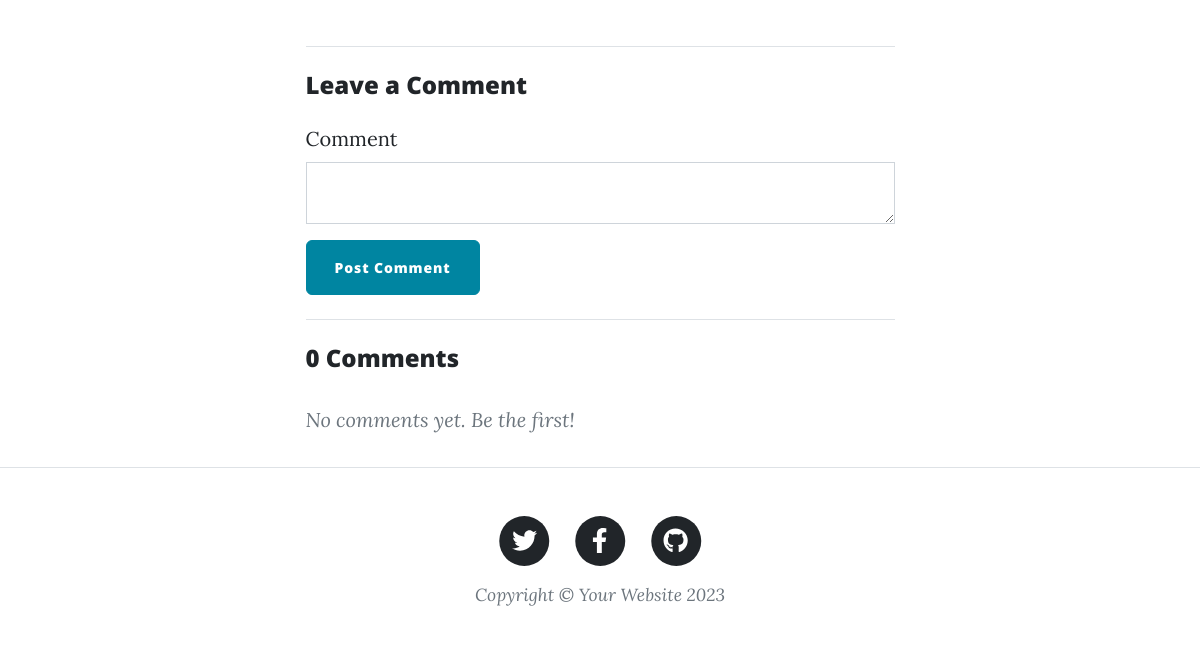
Before: /post/4 (lower part) with the older database file.
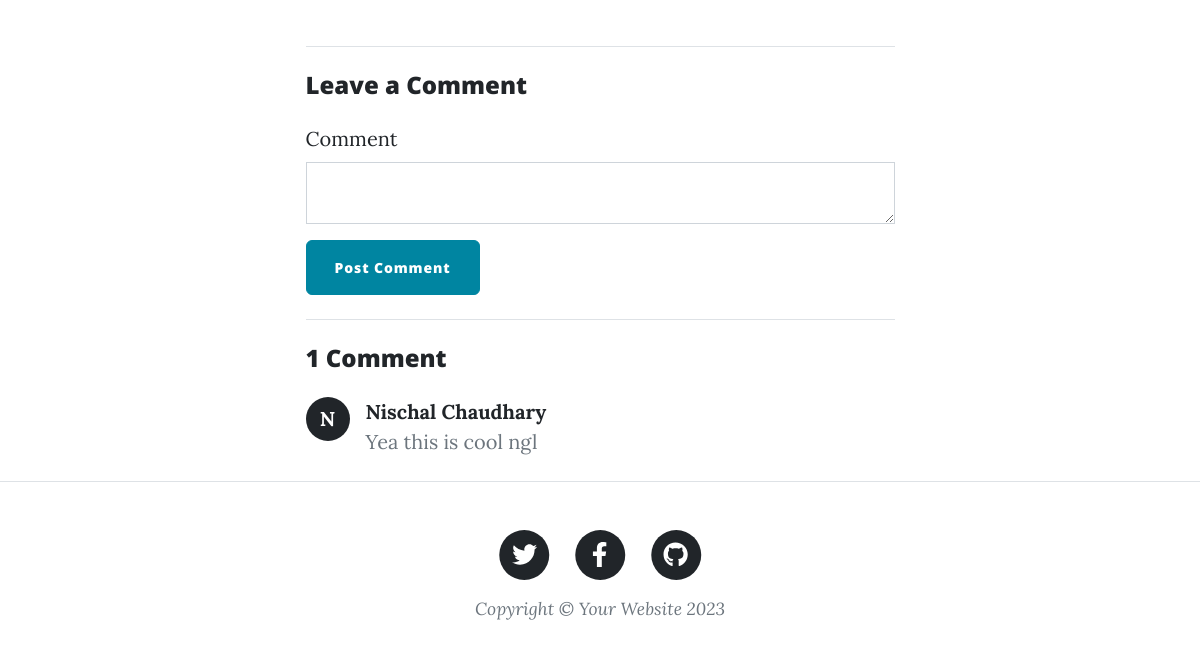
After: the same page with the newer database file.
### models.py (models this page shows)
class Comment(db.Model):
    id: Mapped[int] = mapped_column(Integer, primary_key=True)
    text: Mapped[str] = mapped_column(Text, nullable=False)
    user_id: Mapped[int] = mapped_column(ForeignKey("user.id"))
    post_id: Mapped[int] = mapped_column(ForeignKey("blog_post.id"))
    author: Mapped["User"] = relationship(back_populates="comments")
    post: Mapped["BlogPost"] = relationship(back_populates="comments")

class User(db.Model, UserMixin):
    id: Mapped[int] = mapped_column(Integer, primary_key=True)
    email: Mapped[str] = mapped_column(String(100), unique=True)
    password: Mapped[str] = mapped_column(String(100))
    name: Mapped[str] = mapped_column(String(1000))
    is_admin: Mapped[bool] = mapped_column(Boolean, default=False)
    comments: Mapped[List["Comment"]] = relationship(back_populates="author")

### views/blog_views.py (the view)
@blog_bp.route("/post/<int:post_id>")
def show_post(post_id):
    form = CommentForm()
    requested_post = db.session.execute(
        db.select(BlogPost).where(BlogPost.id == post_id)
    ).scalar()
    return render_template("post.html", post=requested_post, comment_form=form)

### forms.py
class CommentForm(FlaskForm):
    text = TextAreaField(
        "Comment",
        validators=[
            DataRequired(message="Comment cannot be empty."),
            Length(min=1, max=500, message="Comment must be 1-500 characters long."),
        ],
    )
    submit = SubmitField("Post Comment")

### templates/post.html (shortened to what this page needs)
{% extends "base.html" %}
{% from 'bootstrap5/form.html' import render_form %}
{% block content %}
  <article>
    <div class="container px-4 px-lg-5">
      <div class="row gx-4 gx-lg-5 justify-content-center">
        <div class="col-md-10 col-lg-8 col-xl-7">
        </div>
      </div>
    </div>
  </article>
  <div class="container px-4 px-lg-5">
    <div class="row gx-4 gx-lg-5 justify-content-center">
      <div class="col-md-10 col-lg-8 col-xl-7">
        <hr class="my-4">
        <h4 class="mb-4">Leave a Comment</h4>
        {{ render_form(comment_form, action=url_for('blog.comment', post_id=post.id) , method="POST", novalidate=True) }}
        <hr class="my-4">
        <h4 class="mb-4">{{ post.comments|length }} Comment{{ 's' if post.comments|length != 1 }}</h4>
        {% if post.comments %}
          {% for comment in post.comments %}
            <div class="d-flex gap-3 mb-4">
              <div class="rounded-circle bg-dark text-white d-flex align-items-center justify-content-center flex-shrink-0"
                   style="width:44px;
                          height:44px;
                          font-weight:bold">{{ comment.author.name[0].upper() }}</div>
              <div class="flex-grow-1">
                <div class="fw-bold">{{ comment.author.name }}</div>
                <div class="text-muted">{{ comment.text|safe }}</div>
              </div>
            </div>
          {% endfor %}
        {% else %}
          <p class="text-muted fst-italic">No comments yet. Be the first!</p>
        {% endif %}
      </div>
    </div>
  </div>
{% endblock %}

### templates/base.html (shortened to what this page needs)
<!DOCTYPE html>
<html lang="en">
    <head>
        {% block styles %}
            {{ bootstrap.load_css() }}
            <link href="{{ url_for('static', filename='css/styles.css') }}"
                  rel="stylesheet" />
        {% endblock %}
    </head>
    <body>
        {% block content %}{% endblock %}
        {% include 'footer.html' %}
    </body>
</html>

### templates/footer.html
<footer class="border-top">
    <div class="container px-4 px-lg-5">
        <div class="row gx-4 gx-lg-5 justify-content-center">
            <div class="col-md-10 col-lg-8 col-xl-7">
                <ul class="list-inline text-center">
                    <li class="list-inline-item">
                        <a href="#!">
                            <span class="fa-stack fa-lg">
                                <i class="fas fa-circle fa-stack-2x"></i>
                                <i class="fab fa-twitter fa-stack-1x fa-inverse"></i>
                            </span>
                        </a>
                    </li>
                    <li class="list-inline-item">
                        <a href="#!">
                            <span class="fa-stack fa-lg">
                                <i class="fas fa-circle fa-stack-2x"></i>
                                <i class="fab fa-facebook-f fa-stack-1x fa-inverse"></i>
                            </span>
                        </a>
                    </li>
                    <li class="list-inline-item">
                        <a href="#!">
                            <span class="fa-stack fa-lg">
                                <i class="fas fa-circle fa-stack-2x"></i>
                                <i class="fab fa-github fa-stack-1x fa-inverse"></i>
                            </span>
                        </a>
                    </li>
                </ul>
                <div class="small text-center text-muted fst-italic">Copyright &copy; Your Website 2023</div>
            </div>
        </div>
    </div>
</footer>

Changed rows visible on the page:
added Comment: author "N", author.name "Nischal Chaudhary", text "Yea this is cool ngl"
Other visible differences:
{{ post.comments|length }}: "0" → "1"
{{ 's' if post.comments|length != 1 }}: "s" → (not shown)
text no longer shown: "No comments yet. Be the first!"
